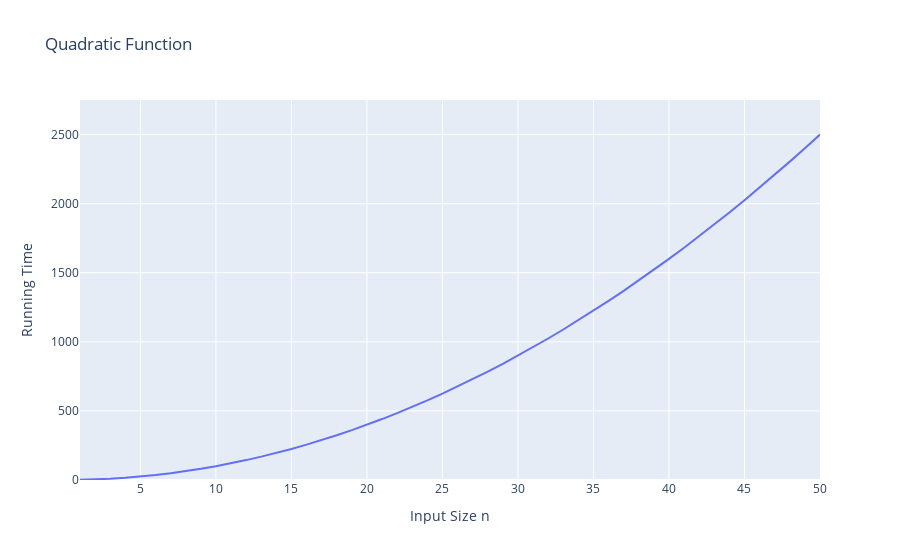

Source (notebook cell):
### Markdown cell above
##### 5. Quadratic Function

$$f(n) = n^2$$

* Shows up when we have a <font color=Red>nested loop</font> where both the inner and outer loops perform a linear number of operations since we have $n * n = n^2$ operations executing.

* Also shows up in nested loops when the first iteration executes one operation, the second executes two operations, the third executes three operations, and so on until the $n^{th}$ iteration which will execute $n$ operations. So, the total number of executed operations is

$$1 + 2 + 3 + ... + (n - 2) + (n - 1) + n.$$

* So, for each iteration of the outer loop the number of operations executed in the inner loop (starting from $0$) increases by one. 

* Also, for any integer $n \geq 1$   

$$1 + 2 + 3 + ... + (n - 2) + (n - 1) + n = \frac{n(n + 1)}{2}$$

* Here, the total number of executed operations is $\frac{n^2}{2} + \frac{n}{2}$ which is just over half of the number of executed operations where each iteration of the inner loop uses $n$ operations, but the growth rate is still quadratic.

* Example of an algorithm that will run in $n^2$ time: *bubble sort (assuming worst-case)*

### Code cell
import plotly.graph_objects as go
import numpy as np

n = np.arange(1, 51, 1)
f = n**2

# Create figure
fig = go.Figure()

fig.add_trace(go.Scatter(x=n, y=f, mode="lines"))
              
fig.update_layout(
    title_text="Quadratic Function",
    xaxis=dict(title="Input Size n", range=[1, 50]),
    yaxis=dict(title="Running Time", range=[0, 2750])
)

fig.show()

### Figure 1 — Plotly figure (JSON) as saved in the notebook; plotly's stock layout.template omitted (floating-point values rounded to 4 significant figures)
{"data": [{"mode": "lines", "type": "scatter", "x": [1, 2, 3, 4, 5, 6, 7, 8, 9, 10, 11, 12, 13, 14, 15, 16, 17, 18, 19, 20, 21, 22, 23, 24, 25, 26, 27, 28, 29, 30, 31, 32, 33, 34, 35, 36, 37, 38, 39, 40, 41, 42, 43, 44, 45, 46, 47, 48, 49, 50], "y": [1, 4, 9, 16, 25, 36, 49, 64, 81, 100, 121, 144, 169, 196, 225, 256, 289, 324, 361, 400, 441, 484, 529, 576, 625, 676, 729, 784, 841, 900, 961, 1024, 1089, 1156, 1225, 1296, 1369, 1444, 1521, 1600, 1681, 1764, 1849, 1936, 2025, 2116, 2209, 2304, 2401, 2500]}], "layout": {"autosize": true, "title": {"text": "Quadratic Function"}, "xaxis": {"range": [1, 50], "title": {"text": "Input Size n"}, "type": "linear"}, "yaxis": {"range": [0, 2750], "title": {"text": "Running Time"}, "type": "linear"}}}
